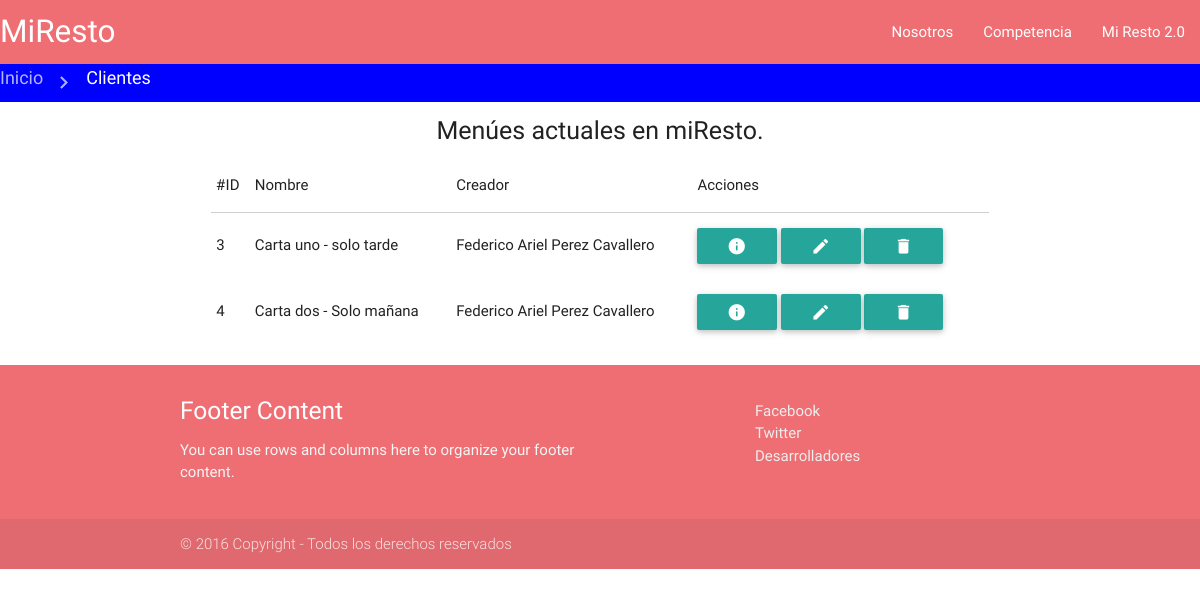
Page /index.php/menu on the committed database.
### tables this page shows
CREATE TABLE `cartas` (
  `id` int(10) UNSIGNED NOT NULL,
  `id_restriccion_dia` int(10) UNSIGNED NOT NULL,
  `id_restriccion_hora` int(10) UNSIGNED NOT NULL,
  `nombre` tinytext NOT NULL,
  `creador` int(10) UNSIGNED NOT NULL
);

CREATE TABLE `empleados` (
  `id` int(10) UNSIGNED NOT NULL,
  `dni` int(10) UNSIGNED NOT NULL,
  `nombre` tinytext NOT NULL,
  `direccion` tinytext NOT NULL,
  `telefono` int(10) UNSIGNED NOT NULL,
  `email` tinytext NOT NULL,
  `cuit` bigint(20) UNSIGNED NOT NULL,
  `password` text NOT NULL
);

### application/controllers/Menu.php (called while the page is built, shortened)
<?php
class Menu extends CI_Controller {
    public function index(){
        $data['menues'] = $this->MCartas->get_cartas();
        $data['funcion'] = 'index';
        $this->load->view('vMenu',$data);
    }
}

### index.php (called while the page is built, shortened)
<?php
require_once BASEPATH.'core/CodeIgniter.php';

### application/models/MCartas.php (called while the page is built, shortened)
<?php
class MCartas extends CI_Model {
    public function get_cartas(){
        $consulta = 'SELECT c.id, c.nombre as nombre_menu, e.nombre as nombre_creador ';
        $consulta .= 'FROM Cartas c LEFT JOIN Empleados e ON e.id = c.creador ';
        $query = $this->db->query($consulta);
        $resultado = $query->result_array();
        return $resultado;
    }
 }

### application/views/menu/index.phtml (the view, shortened to what this page needs)
<div class="txt-cabecera">
    Menúes actuales en miResto.
</div>
<div class="row">
    <div class="col m8 s12 offset-m2">
        <table class="responsive-table">
            <thead>
                <td>#ID</td>
                <td>Nombre</td>
                <td>Creador</td>
                <td>Acciones</td>
            </thead>
            <tbody>
            <?php
                foreach( $menues as $row ){
                    $id = $row['id'];
                    $nm = $row['nombre_menu'];
                    $nc = $row['nombre_creador'];
            ?>
                <tr>
                    <td><?php echo $id; ?></td>
                    <td><?php echo $nm; ?></td>
                    <td><?php echo $nc; ?></td>
                    <td>
                        <a class="btn waves-effect waves-green" href="<?php echo site_url()."menu/ver/".$id; ?>"><i class="material-icons">info</i></a>
                        <a class="btn waves-effect waves-green" href="<?php echo site_url()."menu/editar/".$id; ?>"><i class="material-icons">edit</i></a>
                        <a class='dropdown-button btn' data-activates='<?php echo 'drop'.$id; ?>'><i class="material-icons">delete</i></a>
                    </td>
                </tr>
            <?php
                }
            ?>
            </tbody>
        </table>
    </div>
</div>

### css/Estilo.css (style rules this page uses)
.txt-cabecera { text-align: center; font-size: 25px; margin: 10px; }

### rows in the picture
cartas: id "3", nombre "Carta uno - solo tarde", empleados.nombre "Federico Ariel Perez Cavallero"
cartas: id "4", nombre "Carta dos - Solo mañana", empleados.nombre "Federico Ariel Perez Cavallero"

### other values in the picture
$texto "Inicio"
$texto "Clientes"
